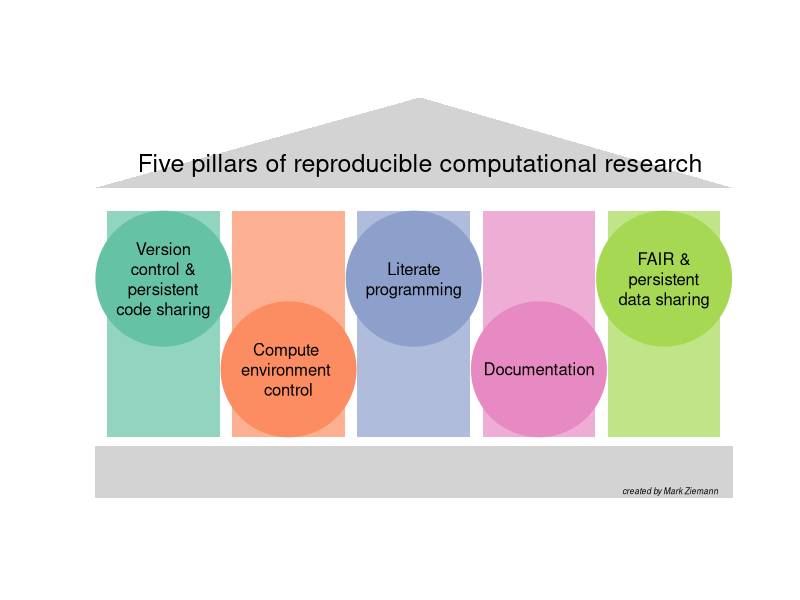
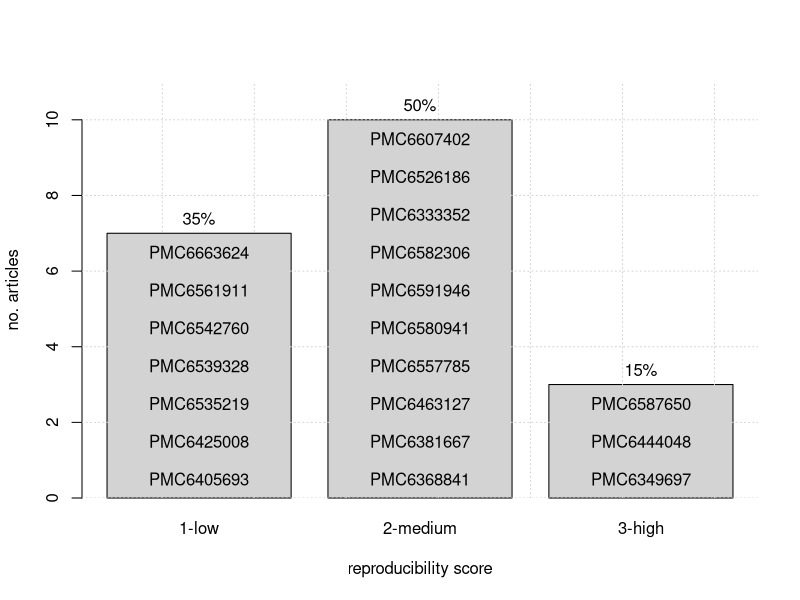

Write R code to recreate these figures, in order.
## ---- chunk 1

library("DiagrammeR")

## ---- chunk 2

library("RColorBrewer")
cols <- brewer.pal(5, "Set2")
cols2 <- adjustcolor( cols, alpha.f = 0.7)
plot(0,type='n',axes=FALSE,ann=FALSE, xlim=c(0, 10), ylim=c(0, 8.5))
polygon(c(0,1.8,1.8,0),c(1,1,6,6), col=cols2[1], border = NA)
polygon(c(2,3.8,3.8,2),c(1,1,6,6), col=cols2[2], border = NA)
polygon(c(4,5.8,5.8,4),c(1,1,6,6), col=cols2[3], border = NA)
polygon(c(6,7.8,7.8,6),c(1,1,6,6), col=cols2[4], border = NA)
polygon(c(8,9.8,9.8,8),c(1,1,6,6), col=cols2[5], border = NA)
polygon(c(-0.2,10,10,-0.2),c(-0.4,-0.4,0.8,0.8),col="lightgray", border = NA)
polygon(c(-0.2,5,10),c(6.5,8.5,6.5),col="lightgray", border = NA)
points( c(0.9,2.9,4.9,6.9,8.9) , c(4.5,2.5,4.5,2.5,4.5), pch=19,cex=18,col=cols )
text(5,7,lab="Five pillars of reproducible computational research", cex=1.5)

labs <- c("Version\ncontrol &\npersistent\ncode sharing",
  "Compute \nenvironment \ncontrol",
  "Literate\nprogramming",
  "Documentation",
  "FAIR &\npersistent\ndata sharing")

text( c(0.9,2.9,4.9,6.9,8.9) , c(4.5,2.5,4.5,2.5,4.5) , lab=labs)
text( 9, -0.2 , lab=expression(italic("created by Mark Ziemann")),cex=0.5)

## ---- chunk 3

score1 <- c("PMC6405693","PMC6425008","PMC6535219","PMC6539328","PMC6542760","PMC6561911","PMC6663624")
score2 <- c("PMC6368841","PMC6381667","PMC6463127","PMC6557785","PMC6580941","PMC6591946",
  "PMC6582306","PMC6333352","PMC6526186","PMC6607402")
score3 <- c("PMC6349697","PMC6444048","PMC6587650")
l <- list("1-low"=score1,"2-medium"=score2,"3-high"=score3)

barplot(unlist(lapply(l,length)),col="lightgray",
  xlab="reproducibility score",ylab="no. articles",
  ylim=c(0,11))

grid()
text(0.7,1:7-0.5,labels=score1)
text(1.9,1:10-0.5,labels=score2)
text(3.1,1:3-0.5,labels=score3)

pc <- unlist(lapply(l,length)) / sum(unlist(lapply(l,length))) * 100
pc2 <- paste(pc,"%",sep="")
text(c(0.7,1.9,3.1),unlist(lapply(l,length))+0.4,labels=pc2)

## ---- chunk 4

library("DiagrammeR")
grViz("digraph flowchart {
      node [fontname = Helvetica, shape = rectangle]
      tab1 [label = '@@1']
      tab2 [label = '@@2']
      tab3 [label = '@@3']
      tab4 [label = '@@4']
      tab5 [label = '@@5']
      tab6 [label = '@@6']
      tab1 -> tab2 -> tab3 -> tab4 -> tab6;
      tab3 -> tab5 -> tab6 }
      [1]: 'Fetch RNA-seq from DEE2'
      [2]: 'Quality control'
      [3]: 'Differential expression'
      [4]: 'Over-representation analysis'
      [5]: 'Functional class scoring'
      [6]: 'Euler diagram'
")
